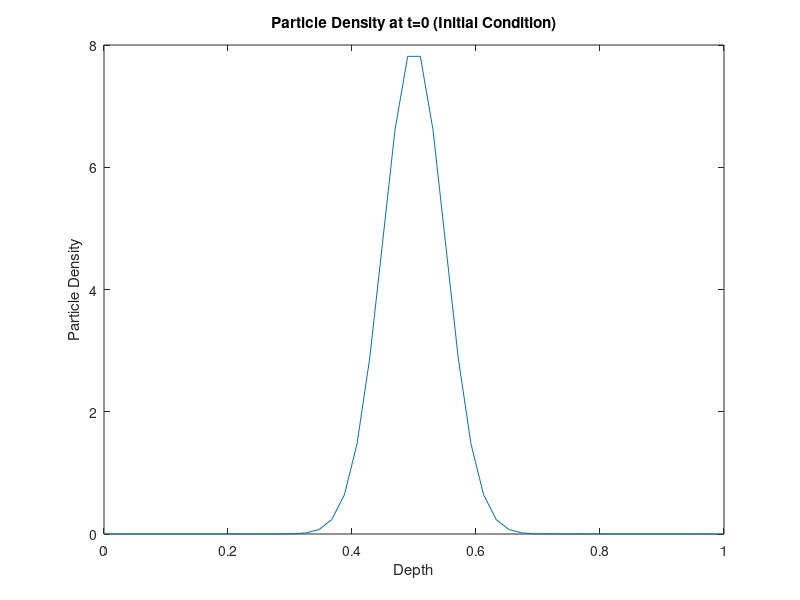
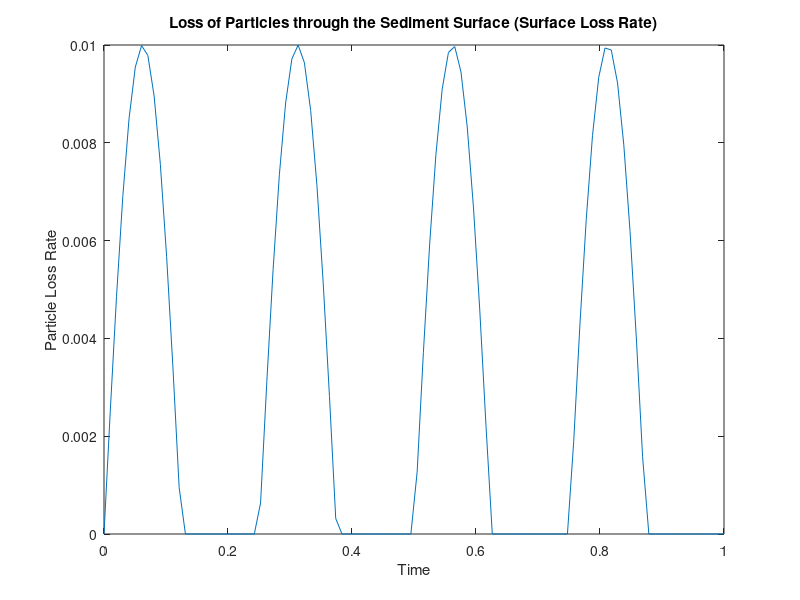
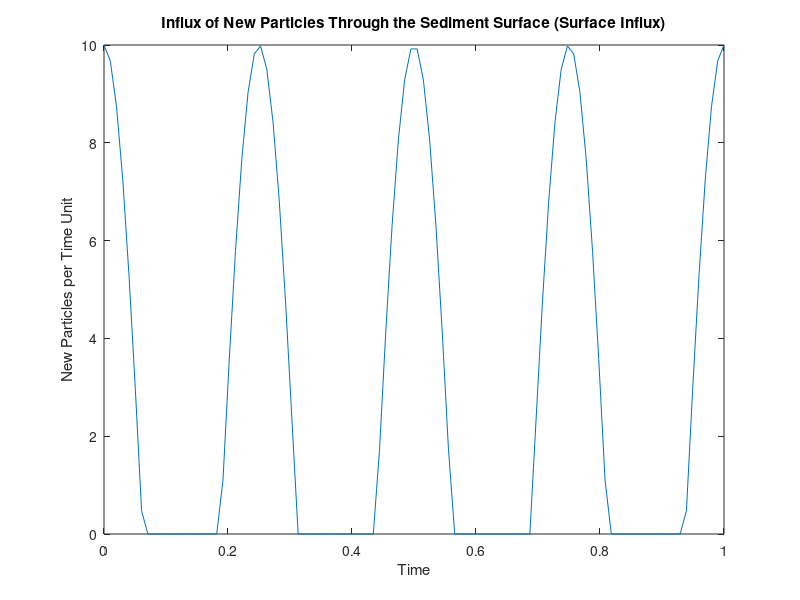
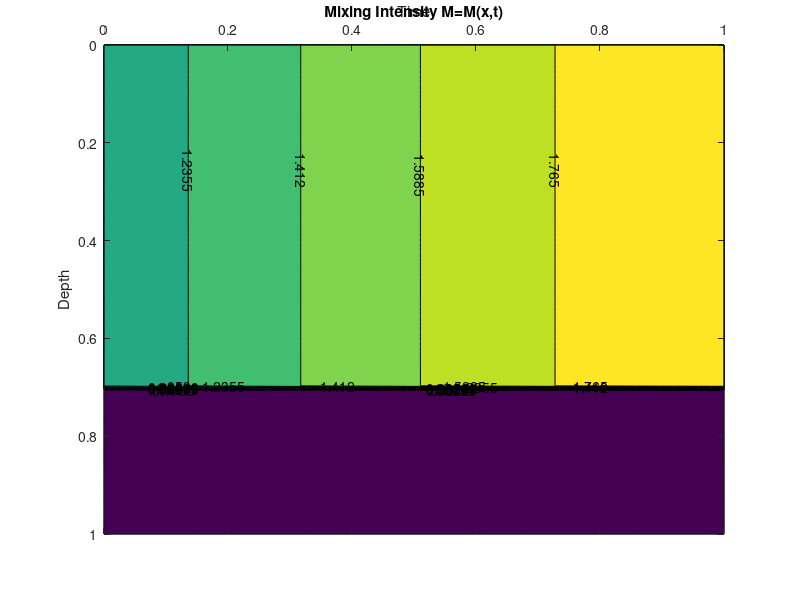

Source code (MATLAB) for these figures, in order: (Note: this script raises an error after producing the figures.)
%% Introduction
% Simple example on how to use the PartiMoDe and StratProfile function
% Artificial scenario where particle movement depends on time and location
% Author: Niklas Hohmann
% email: N.H.Hohmann (at) uu.nl , ORCID: https://orcid.org/0000-0003-1559-1838

%% Define Grid
timeMax=1;
depthMax=1;
timeSteps=100;
depthSteps=50;
times=linspace(0,timeMax,timeSteps); % times where the model is evaluated
depths=linspace(0,depthMax,depthSteps); % depths where the model is evaluated

%% Define Initial Condition
meanInitialParticleDepth=0.5;   %mean depth of particles at t=0
sdInitialParticleLocation=0.05; %SD of particle depths at t=0
% location of particles at t=0 is determined by pdf of normal distribution
fZero=@(x) 1/(sdInitialParticleLocation*sqrt(2*pi))*exp(-0.5*((x-meanInitialParticleDepth)/sdInitialParticleLocation).^2);

%% Plot Initial Condition
figure
plot(depths, arrayfun(fZero,depths))
xlabel("Depth")
ylabel("Particle Density")
title("Particle Density at t=0 (Initial Condition)")

%% Define Surface Loss Rate
surfaceLossRate=@(t) max([0.01*sin(8*pi*t),0]);

%% Plot Surface Loss Rate
figure
plot(times,arrayfun(surfaceLossRate,times))
xlabel("Time")
ylabel("Particle Loss Rate")
title("Loss of Particles through the Sediment Surface (Surface Loss Rate)")

%% Define Surface Influx
surfaceInflux=@(t)  max([10*cos(8*pi*t),0]);

%% Plot Surface Influx
figure
plot(times,arrayfun(surfaceInflux,times))
xlabel("Time")
ylabel("New Particles per Time Unit")
title("Influx of New Particles Through the Sediment Surface (Surface Influx)")

%% Define Diffusion Term
M = @(x,t) (x<0.7) * (sin(t)+1.1);

%% Plot Diffusion Term
A=ones([length(times),length(depths)]);
for i=1:length(times)
    for j=1:length(depths)
        A(i,j)=M(times(i),depths(j));
    end
end
figure
contourf(depths,times,A,'showtext','On')
xlabel("Time")
ylabel("Depth")
title("Mixing Intensity M=M(x,t)")
set(gca, 'Ydir', 'reverse')
set(gca, 'YAxisLocation', 'Left')
set(gca, 'XAxisLocation', 'Top')

%% Define Advection Term
S= @(x,t) ((x<0.2) + 0.5*(x>=0.2))*(0.2*cos(t)+0.21);

%% Plot Advection Term
A=ones([length(times),length(depths)]);
for i=1:length(times)
    for j=1:length(depths)
        A(i,j)=S(times(i),depths(j));
    end
end
figure
contourf(depths,times,A,'showtext','On')
xlabel("time")
ylabel("depth")
title("Advection S=S(x,t)")
set(gca, 'Ydir', 'reverse')
set(gca, 'YAxisLocation', 'Left')
set(gca, 'XAxisLocation', 'Top')

%% Define Disintegration Rate
L=@(x,t) exp(-5*x)*(0.1*sin(t*2*pi)+0.11);

%% Plot Disintegration Rate
A=ones([length(times),length(depths)]);
for i=1:length(times)
    for j=1:length(depths)
        A(i,j)=L(times(i),depths(j));
    end
end
figure
contourf(depths,times,A,'showtext','On')
xlabel("time")
ylabel("depth")
title("Disintegration Rate L=L(x,t)")
set(gca, 'Ydir', 'reverse')
set(gca, 'YAxisLocation', 'Left')
set(gca, 'XAxisLocation', 'Top')


%% Set Options for PDE solver
odeOptions = odeset('RelTol',1e-9,'AbsTol',1e-9);
% Default options are
% for 'RelTol': 1e-3,
% for 'AbsTol': 1e-6
% For details type
% doc odeset
% in te command line and/or see
% https://www.mathworks.com/help/matlab/math/summary-of-ode-options.html
% for details

%% Solve PDE
u=PartiMoDe(times, depths, S, M, L, fZero, surfaceInflux, surfaceLossRate, odeOptions);

%% Plots Particle Density
figure
levels=10.^(-5:0.1:4);
contourf(times,depths,u,levels,'ShowText','On')
xlabel('Time t')
ylabel('Depth x')
title('Particle Density u(x,t)')
set(gca, 'Ydir', 'reverse')
set(gca, 'YAxisLocation', 'Left')
set(gca, 'XAxisLocation', 'Top')

% close all

%% Plot Stratigraphic Profile
d=StratProfile(u,times); % get profile

plot(depths,d)
xlabel('Depth x')
ylabel('Particle Density')



